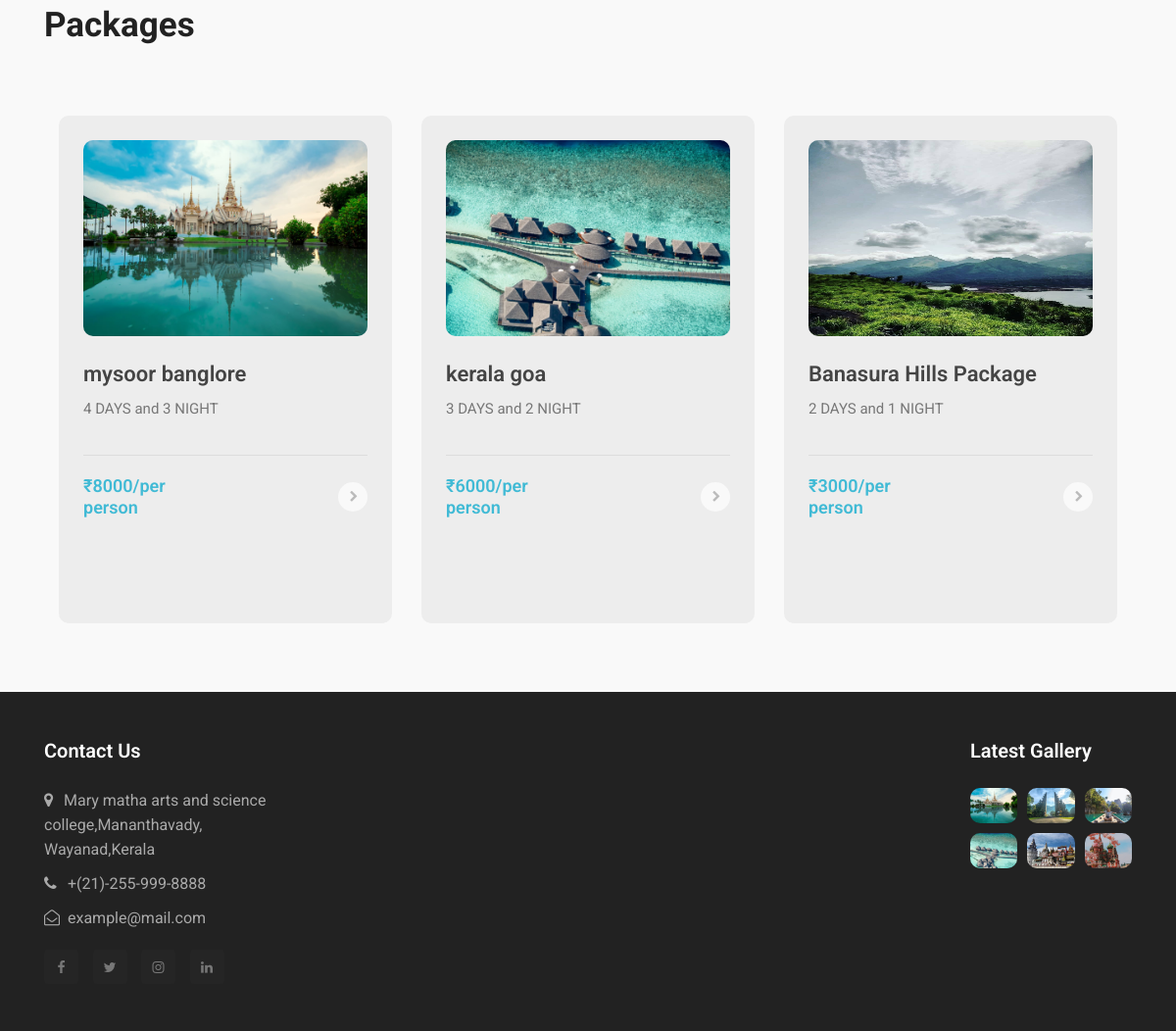
Before: / (lower part) with the older database file.
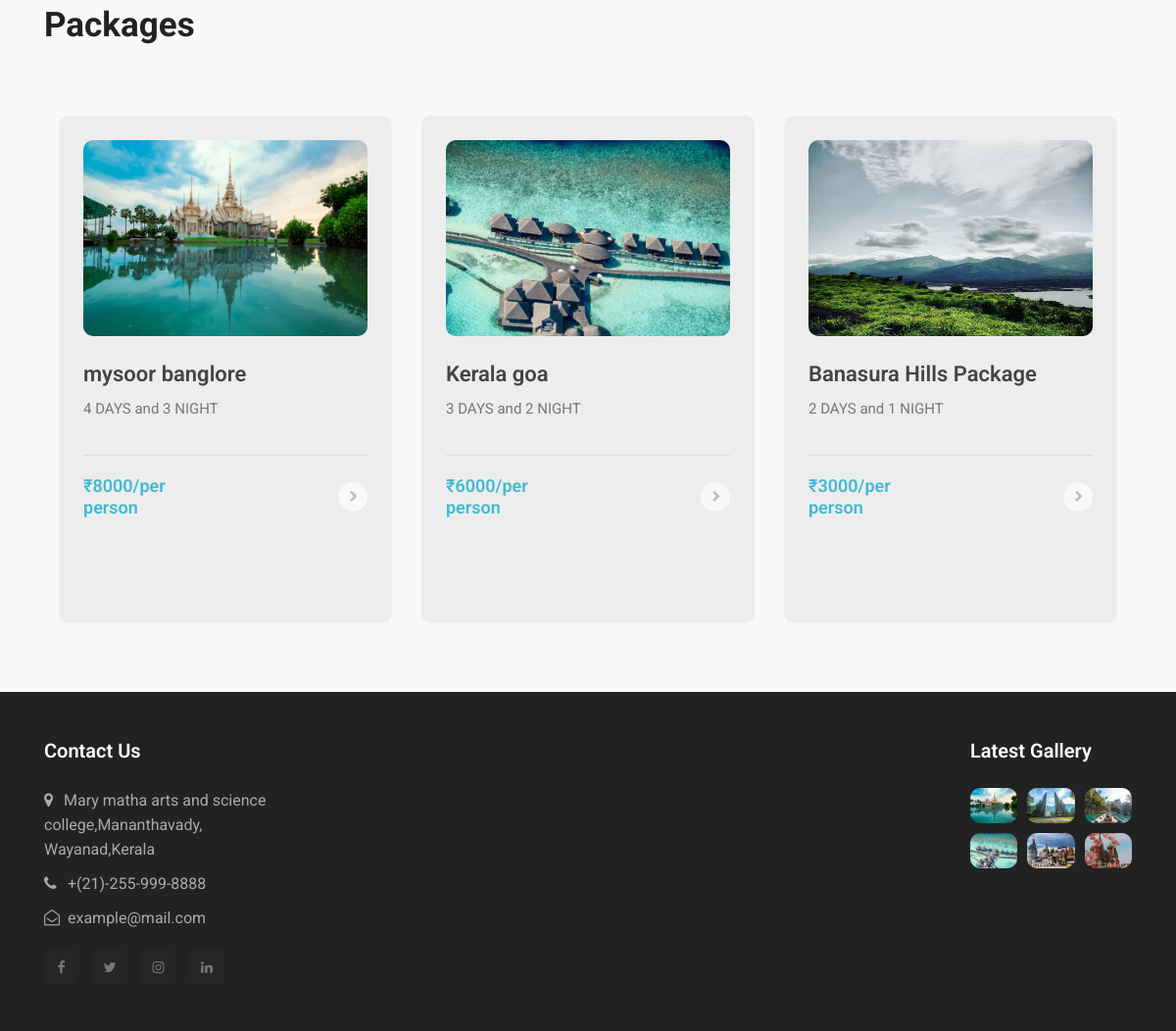
After: the same page with the newer database file.
### app/models.py (models this page shows, shortened)
class Package(models.Model):
    user_id = models.ForeignKey(CustomUser, on_delete=models.CASCADE)
    package_name = models.CharField(max_length=100)
    img1 = models.FileField(upload_to='package')
    img2 = models.FileField(upload_to='package')
    img3 = models.FileField(upload_to='package')
    price = models.IntegerField()
    no_of_days = models.IntegerField()
    no_of_night = models.IntegerField()
    source = models.CharField(max_length=50)
    destination = models.CharField(max_length=50)
    description = models.CharField(max_length=200)

### app/views.py (the view)
# urls.py: path('', views.index, name="index"),
def index(request):
    data = Package.objects.all().order_by('-price')
    return render(request, 'index.html', {'packages':data})

### template/index.html (shortened to what this page needs)
<!doctype html>
<html lang="en">
  <head>
    {% load static %}
    <link rel="stylesheet" href="{% static 'css/style-starter.css' %}">
    <link rel="stylesheet" href="https://cdnjs.cloudflare.com/ajax/libs/font-awesome/4.7.0/css/font-awesome.min.css">
  </head>
  <body id="home">
{% block content %}
<section class="w3l-covers-18 ">
  <div class="covers-main editContent">
      <div class="container">
        <div class="main-titles-head ">
          <h3 class="header-name">Packages
          </h3>
        </div>
<div style="display: flex;flex-wrap: wrap;">
        {% for package in packages|slice:":3" %}
          <div class="col-lg-4 col-md-6">
            <div class="img-box" style="margin-top: 20px;">
              <img src="{{ package.img1.url }}" width="400px" height="200px" alt="package1" class="img-responsive ">
              <h5 class="my-2"><a href="{% url 'Login' %}">{{ package.package_name }}</a></h5>
              <div class="blog-date">
                <p class="pos-date">{{ package.no_of_days}} DAYS and {{ package.no_of_night}} NIGHT</p> <p class="pos-date text-right"></p>
              </div>
                <div class="top-gap">
                 <h5>₹{{ package.price }}/per person</h5>
                  <a href="{% url 'Login' %}" class="icon text-center"><span class="fa fa-chevron-right"></span></a>
                </div>
            </div>
          </div>
        {% endfor %}
      </div>
            </div>
            </div>
</section>
{% endblock %}
<section class="w3l-footer-29-main">
	<div class="footer-29 py-5 ">
	  <div class="container">
		  <div class="grid-col-4 footer-top-29">
			  <div class="footer-list-29 footer-1">
				  <h2 class="footer-title-29">Contact Us</h2>
  				<ul>
	  				<li><p><span class="fa fa-map-marker"></span>Mary matha arts and science college,Mananthavady,<br>
		  				Wayanad,Kerala</p></li>
			  		<li><a href="tel:+7-800-999-800"><span class="fa fa-phone"></span> +(21)-255-999-8888</a></li>
				  	<li><a href="" class="mail"><span class="fa fa-envelope-open-o"></span> example@mail.com</a></li>
  				</ul>
	  			<div class="main-social-footer-29">
		  			<a href="#facebook" class="facebook"><span class="fa fa-facebook"></span></a>
			  		<a href="#twitter" class="twitter"><span class="fa fa-twitter"></span></a>
				  	<a href="#instagram" class="instagram"><span class="fa fa-instagram"></span></a>
	  				<a href="#linkedin" class="linkedin"><span class="fa fa-linkedin"></span></a>
  				</div>
		  	</div>
			  <div class="footer-list-29 footer-3"></div>
  			<div class="footer-list-29 footer-3"></div>
	  		<div class="footer-list-29 footer-3">
          <div class="properties">
            <h6 class="footer-title-29">Latest Gallery</h6>
            <div class="images-col">
              <img src="{% static 'images/gallery/blog1.jpg' %}" class="img-responsive" alt="">
              <img src="{% static 'images/gallery/blog2.jpg' %}" class="img-responsive" alt="">
              <img src="{% static 'images/gallery/blog3.jpg' %}" class="img-responsive" alt="">
              <img src="{% static 'images/gallery/blog4.jpg' %}" class="img-responsive" alt="">
              <img src="{% static 'images/gallery/blog5.jpg' %}" class="img-responsive" alt="">
              <img src="{% static 'images/gallery/blog6.png' %}" class="img-responsive" alt="">
            </div>
          </div>
			  </div>
			</div>
    </div>
	</div>
</section>
</body>
</html>

Changed rows visible on the page:
changed Package: package_name "kerala goa" → "Kerala goa"
